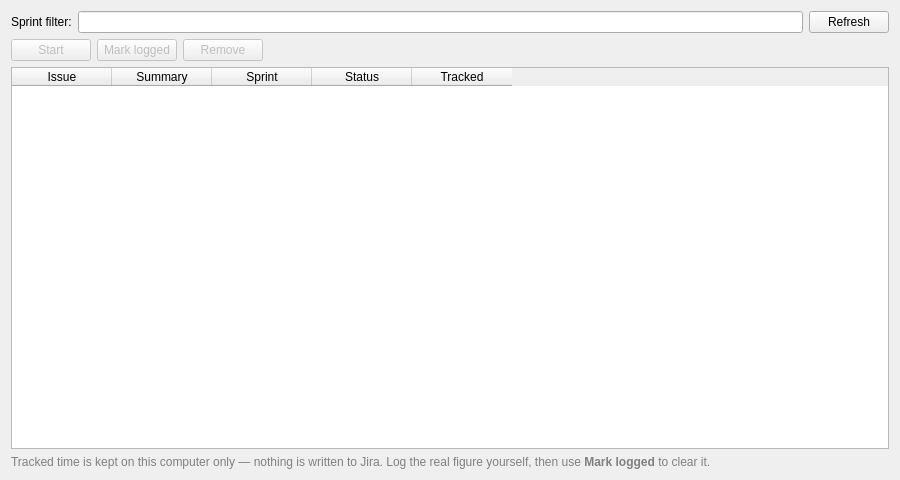
<?xml version="1.0" encoding="UTF-8"?>
<ui version="4.0">
 <class>SprintWidget</class>
 <widget class="QWidget" name="SprintWidget">
  <property name="geometry">
   <rect>
    <x>0</x>
    <y>0</y>
    <width>900</width>
    <height>480</height>
   </rect>
  </property>
  <layout class="QVBoxLayout" name="verticalLayout">
   <item>
    <layout class="QHBoxLayout" name="controls">
     <item>
      <widget class="QLabel" name="jqlLabel">
       <property name="text">
        <string>Sprint filter:</string>
       </property>
      </widget>
     </item>
     <item>
      <widget class="QLineEdit" name="jql">
       <property name="toolTip">
        <string>Which issues belong on this list. A task drops off it when Jira stops assigning the issue to you.</string>
       </property>
      </widget>
     </item>
     <item>
      <widget class="QPushButton" name="refresh">
       <property name="text">
        <string>Refresh</string>
       </property>
      </widget>
     </item>
    </layout>
   </item>
   <item>
    <layout class="QHBoxLayout" name="actions">
     <item>
      <widget class="QPushButton" name="toggle">
       <property name="enabled">
        <bool>false</bool>
       </property>
       <property name="text">
        <string>Start</string>
       </property>
      </widget>
     </item>
     <item>
      <widget class="QPushButton" name="markLogged">
       <property name="enabled">
        <bool>false</bool>
       </property>
       <property name="toolTip">
        <string>Clears the tracked time once you have written the real worklog into Jira yourself.</string>
       </property>
       <property name="text">
        <string>Mark logged</string>
       </property>
      </widget>
     </item>
     <item>
      <widget class="QPushButton" name="remove">
       <property name="enabled">
        <bool>false</bool>
       </property>
       <property name="text">
        <string>Remove</string>
       </property>
      </widget>
     </item>
     <item>
      <spacer name="horizontalSpacer">
       <property name="orientation">
        <enum>Qt::Horizontal</enum>
       </property>
       <property name="sizeHint" stdset="0">
        <size>
         <width>40</width>
         <height>20</height>
        </size>
       </property>
      </spacer>
     </item>
     <item>
      <widget class="QLabel" name="current">
       <property name="text">
        <string notr="true"/>
       </property>
       <property name="textFormat">
        <enum>Qt::RichText</enum>
       </property>
      </widget>
     </item>
    </layout>
   </item>
   <item>
    <widget class="QTableWidget" name="table">
     <property name="editTriggers">
      <set>QAbstractItemView::NoEditTriggers</set>
     </property>
     <property name="alternatingRowColors">
      <bool>true</bool>
     </property>
     <property name="selectionMode">
      <enum>QAbstractItemView::SingleSelection</enum>
     </property>
     <property name="selectionBehavior">
      <enum>QAbstractItemView::SelectRows</enum>
     </property>
     <attribute name="verticalHeaderVisible">
      <bool>false</bool>
     </attribute>
     <column>
      <property name="text">
       <string>Issue</string>
      </property>
     </column>
     <column>
      <property name="text">
       <string>Summary</string>
      </property>
     </column>
     <column>
      <property name="text">
       <string>Sprint</string>
      </property>
     </column>
     <column>
      <property name="text">
       <string>Status</string>
      </property>
     </column>
     <column>
      <property name="text">
       <string>Tracked</string>
      </property>
     </column>
    </widget>
   </item>
   <item>
    <widget class="QLabel" name="note">
     <property name="styleSheet">
      <string notr="true">color: gray;</string>
     </property>
     <property name="text">
      <string>Tracked time is kept on this computer only — nothing is written to Jira. Log the real figure yourself, then use &lt;b&gt;Mark logged&lt;/b&gt; to clear it.</string>
     </property>
     <property name="wordWrap">
      <bool>true</bool>
     </property>
    </widget>
   </item>
  </layout>
 </widget>
 <resources/>
 <connections/>
</ui>
